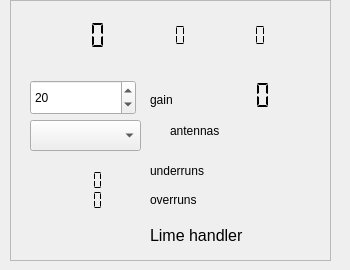
<?xml version="1.0" encoding="UTF-8"?>
<ui version="4.0">
 <class>limeWidget</class>
 <widget class="QWidget" name="limeWidget">
  <property name="geometry">
   <rect>
    <x>0</x>
    <y>0</y>
    <width>350</width>
    <height>270</height>
   </rect>
  </property>
  <property name="windowTitle">
   <string>lime control</string>
  </property>
  <widget class="QFrame" name="frame">
   <property name="geometry">
    <rect>
     <x>10</x>
     <y>0</y>
     <width>321</width>
     <height>261</height>
    </rect>
   </property>
   <property name="frameShape">
    <enum>QFrame::StyledPanel</enum>
   </property>
   <property name="frameShadow">
    <enum>QFrame::Raised</enum>
   </property>
   <widget class="QLabel" name="deviceLabel">
    <property name="geometry">
     <rect>
      <x>140</x>
      <y>220</y>
      <width>171</width>
      <height>31</height>
     </rect>
    </property>
    <property name="font">
     <font>
      <pointsize>12</pointsize>
     </font>
    </property>
    <property name="text">
     <string>Lime handler</string>
    </property>
   </widget>
   <widget class="QLabel" name="statusLabel">
    <property name="geometry">
     <rect>
      <x>16</x>
      <y>180</y>
      <width>121</width>
      <height>21</height>
     </rect>
    </property>
    <property name="text">
     <string/>
    </property>
   </widget>
   <widget class="QLabel" name="serialNumber">
    <property name="geometry">
     <rect>
      <x>20</x>
      <y>50</y>
      <width>171</width>
      <height>21</height>
     </rect>
    </property>
    <property name="text">
     <string/>
    </property>
   </widget>
   <widget class="QSpinBox" name="gainSelector">
    <property name="geometry">
     <rect>
      <x>20</x>
      <y>80</y>
      <width>106</width>
      <height>35</height>
     </rect>
    </property>
    <property name="maximum">
     <number>73</number>
    </property>
    <property name="value">
     <number>20</number>
    </property>
   </widget>
   <widget class="QLabel" name="labelSpinbox_1">
    <property name="geometry">
     <rect>
      <x>140</x>
      <y>90</y>
      <width>67</width>
      <height>19</height>
     </rect>
    </property>
    <property name="text">
     <string>gain</string>
    </property>
   </widget>
   <widget class="QComboBox" name="antennaList">
    <property name="geometry">
     <rect>
      <x>20</x>
      <y>120</y>
      <width>111</width>
      <height>31</height>
     </rect>
    </property>
   </widget>
   <widget class="QLCDNumber" name="actualGain">
    <property name="geometry">
     <rect>
      <x>180</x>
      <y>80</y>
      <width>91</width>
      <height>31</height>
     </rect>
    </property>
    <property name="frameShape">
     <enum>QFrame::NoFrame</enum>
    </property>
    <property name="segmentStyle">
     <enum>QLCDNumber::Flat</enum>
    </property>
   </widget>
   <widget class="QLabel" name="label">
    <property name="geometry">
     <rect>
      <x>160</x>
      <y>120</y>
      <width>111</width>
      <height>21</height>
     </rect>
    </property>
    <property name="text">
     <string>antennas</string>
    </property>
   </widget>
   <widget class="QLCDNumber" name="underrunDisplay">
    <property name="geometry">
     <rect>
      <x>20</x>
      <y>170</y>
      <width>101</width>
      <height>21</height>
     </rect>
    </property>
    <property name="frameShape">
     <enum>QFrame::NoFrame</enum>
    </property>
    <property name="segmentStyle">
     <enum>QLCDNumber::Flat</enum>
    </property>
   </widget>
   <widget class="QLabel" name="label_2">
    <property name="geometry">
     <rect>
      <x>140</x>
      <y>160</y>
      <width>111</width>
      <height>21</height>
     </rect>
    </property>
    <property name="text">
     <string>underruns</string>
    </property>
   </widget>
   <widget class="QLCDNumber" name="overrunDisplay">
    <property name="geometry">
     <rect>
      <x>30</x>
      <y>190</y>
      <width>81</width>
      <height>21</height>
     </rect>
    </property>
    <property name="frameShape">
     <enum>QFrame::NoFrame</enum>
    </property>
    <property name="segmentStyle">
     <enum>QLCDNumber::Flat</enum>
    </property>
   </widget>
   <widget class="QLabel" name="label_3">
    <property name="geometry">
     <rect>
      <x>140</x>
      <y>190</y>
      <width>67</width>
      <height>19</height>
     </rect>
    </property>
    <property name="text">
     <string>overruns</string>
    </property>
   </widget>
   <widget class="QLCDNumber" name="offsetDisplay">
    <property name="geometry">
     <rect>
      <x>20</x>
      <y>20</y>
      <width>81</width>
      <height>31</height>
     </rect>
    </property>
    <property name="frameShape">
     <enum>QFrame::NoFrame</enum>
    </property>
    <property name="segmentStyle">
     <enum>QLCDNumber::Flat</enum>
    </property>
   </widget>
   <widget class="QLCDNumber" name="nullValueDisplay">
    <property name="geometry">
     <rect>
      <x>120</x>
      <y>20</y>
      <width>61</width>
      <height>31</height>
     </rect>
    </property>
    <property name="frameShape">
     <enum>QFrame::NoFrame</enum>
    </property>
    <property name="segmentStyle">
     <enum>QLCDNumber::Flat</enum>
    </property>
   </widget>
   <widget class="QLCDNumber" name="avgValueDisplay">
    <property name="geometry">
     <rect>
      <x>200</x>
      <y>20</y>
      <width>61</width>
      <height>31</height>
     </rect>
    </property>
    <property name="frameShape">
     <enum>QFrame::NoFrame</enum>
    </property>
    <property name="segmentStyle">
     <enum>QLCDNumber::Flat</enum>
    </property>
   </widget>
   <zorder>antennaList</zorder>
   <zorder>deviceLabel</zorder>
   <zorder>statusLabel</zorder>
   <zorder>serialNumber</zorder>
   <zorder>gainSelector</zorder>
   <zorder>labelSpinbox_1</zorder>
   <zorder>actualGain</zorder>
   <zorder>label</zorder>
   <zorder>underrunDisplay</zorder>
   <zorder>label_2</zorder>
   <zorder>overrunDisplay</zorder>
   <zorder>label_3</zorder>
   <zorder>offsetDisplay</zorder>
   <zorder>nullValueDisplay</zorder>
   <zorder>avgValueDisplay</zorder>
  </widget>
 </widget>
 <resources/>
 <connections/>
</ui>
